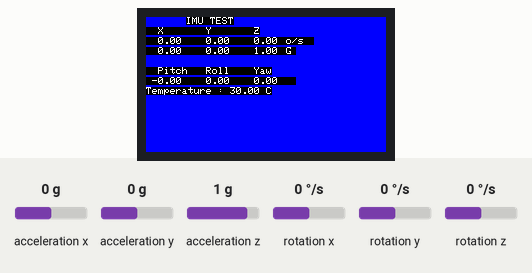
Recording of a sketch running on a simulated ESP32. On the bench: 240×135 colour display. The test bench sets the inputs (shaded band); at power-on: rotation x 0 °/s, rotation y 0 °/s, rotation z 0 °/s, acceleration x 0 g, acceleration y 0 g, acceleration z 1 g. What the sketch prints to the serial monitor is not drawn.

Above: at 1.3 s.
1.4 s: rotation x set to -192 °/s
At 2.5 s:
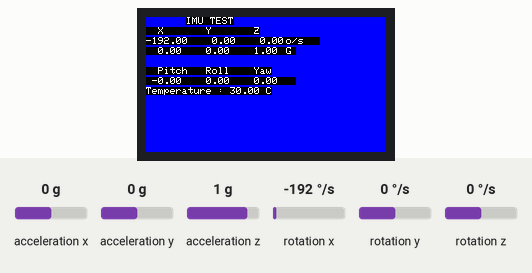
2.9 s: rotation y set to -192 °/s
At 3.4 s:
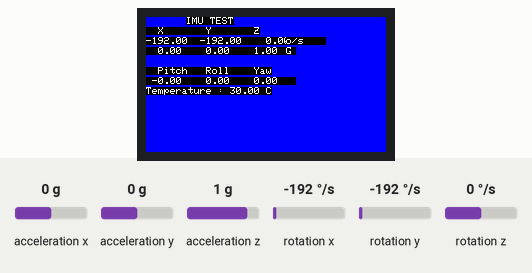
4.4 s: rotation z set to -192 °/s
At 5.6 s:
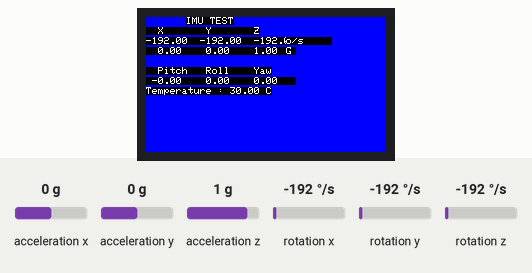
5.9 s: acceleration x set to -1.4 g
At 6.7 s:
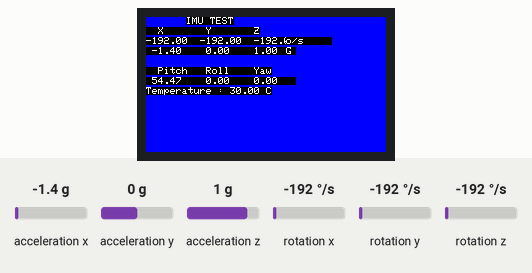
7.4 s: acceleration y set to -1.4 g
At 7.7 s:
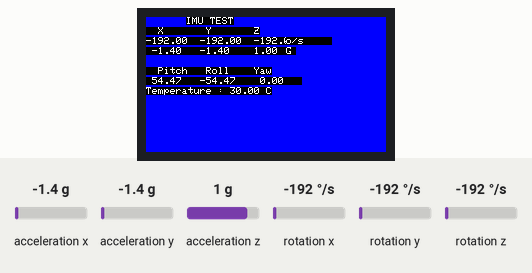
8.9 s: acceleration z set to -1.4 g
At 10.0 s:
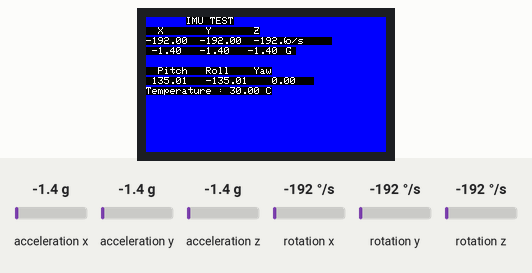
Timing chart, 0 to 11.4 s (numbered marks = the images above; inputs shaded):
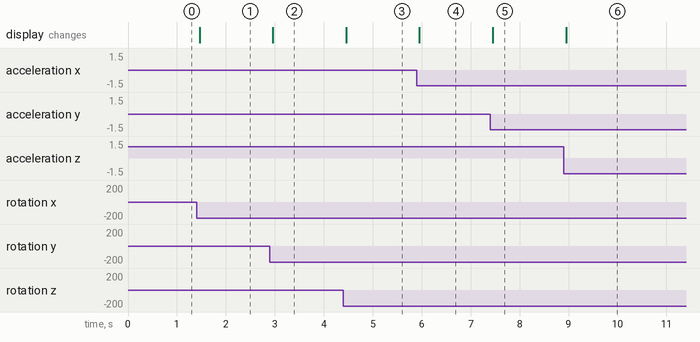

Measured:
- after the input at 1.4 s, the display: changes after 0.07 s (image 1)
- after the input at 2.9 s, the display: changes after 0.06 s (image 2)
- after the input at 4.4 s, the display: changes after 0.06 s (image 3)
- after the input at 5.9 s, the display: changes after 0.05 s (image 4)
- after the input at 7.4 s, the display: changes after 0.05 s (image 5)
- after the input at 8.9 s, the display: changes after 0.05 s (image 6)

The sketch:

IMU_v0_3.ino
```cpp
#include <M5StickCPlus.h>

float accX = 0.0F;
float accY = 0.0F;
float accZ = 0.0F;

float gyroX = 0.0F;
float gyroY = 0.0F;
float gyroZ = 0.0F;

float pitch = 0.0F;
float roll  = 0.0F;
float yaw   = 0.0F;

float X = accX;
float Y = accY;
float Z = accZ;

float thresholdX = 0;
float thresholdY = 0;
float thresholdZ = 0;

float temp = 0;

void setup() {
  Serial.begin (9600);
  M5.begin();
  M5.IMU.Init();
  M5.Lcd.setRotation(3);
  M5.Lcd.fillScreen(BLUE);
  M5.Lcd.setTextSize(1);
  M5.Lcd.setCursor(40, 0);
  M5.Lcd.println("IMU TEST");
  M5.Lcd.setCursor(0, 10);
  M5.Lcd.println("  X       Y       Z");
  M5.Lcd.setCursor(0, 50);
  M5.Lcd.println("  Pitch   Roll    Yaw");
}


/*****************************************
M5.IMU.getGyroData(&gyroX,&gyroY,&gyroZ);
M5.IMU.getAccelData(&accX,&accY,&accZ);
M5.IMU.getAhrsData(&pitch,&roll,&yaw);
M5.IMU.getTempData(&temp);
*****************************************/

/*void printerfunction(accX, accY, accZ) {
  X = accX;
  Y = accY;
  Z = accZ;
  if (abs(accX) > 15) {
    Serial.println("X:     Y:     Z:");
    Serial.print("  %5.2f    %5.2f    %5.2f", X, Y, Z);
    Serial.println();
    delay(50);
  }
}
*/
void loop() {
  // put your main code here, to run repeatedly:
  M5.IMU.getGyroData(&gyroX,&gyroY,&gyroZ);
  M5.IMU.getAccelData(&accX,&accY,&accZ);
  M5.IMU.getAhrsData(&pitch,&roll,&yaw);
  M5.IMU.getTempData(&temp);

  M5.Lcd.setCursor(0, 20);
  M5.Lcd.printf("%6.2f  %6.2f  %6.2f      ", gyroX, gyroY, gyroZ);
  M5.Lcd.setCursor(140, 20);
  M5.Lcd.print("o/s");
  M5.Lcd.setCursor(0, 30);
  M5.Lcd.printf(" %5.2f   %5.2f   %5.2f   ", accX, accY, accZ);
  M5.Lcd.setCursor(140, 30);
  M5.Lcd.print("G");
  M5.Lcd.setCursor(0, 60);
  M5.Lcd.printf(" %5.2f   %5.2f   %5.2f   ", pitch, roll, yaw);

  M5.Lcd.setCursor(0, 70);
  M5.Lcd.printf("Temperature : %.2f C", temp);

  if (abs(accX) > thresholdX || abs(accY) > thresholdY || abs(accZ) > thresholdZ) {
    Serial.println("X:     Y:     Z:");
    Serial.print(gyroX);    //For some reason, the accelerometer data is stored in the gyro parameters....
    Serial.print("    ");
    Serial.print(gyroY);
    Serial.print("    ");
    Serial.print(gyroZ);
    Serial.println();
    //delay(50);
  }
  //if (abs(accX) > 10 || abs(accY) > 10 || abs(accZ) > 10) {
  //  M5.Lcd.fillScreen(BLACK);
  //  delay(1000);
  //}
  delay(100);

  //printerfunction(accX, accY, accZ);

}
```
